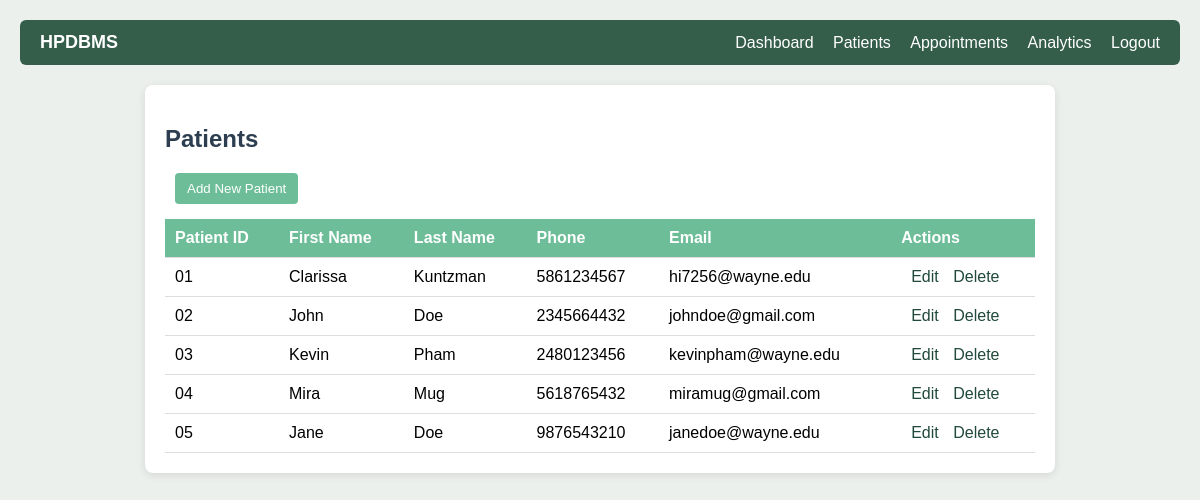
The app's page /patients (signed in) with its own data.
### tables this page shows
CREATE TABLE patients (
    id INTEGER PRIMARY KEY AUTOINCREMENT,
    patient_id TEXT,
    first_name TEXT,
    last_name TEXT,
    phone TEXT,
    email TEXT
);

### app.py (the view)
@app.route("/patients")
@role_required(["admin", "staff"])
def patients():
    conn = get_db()
    patients = conn.execute("SELECT * FROM patients").fetchall()
    return render_template("patients.html", patients=patients, role=session.get("role"))

### app.py (called while the page is built)
def get_db():
    conn = sqlite3.connect("healthcare.db")
    conn.row_factory = sqlite3.Row
    return conn

def role_required(roles):
    def wrapper(fn):
        @wraps(fn)
        def decorated(*args, **kwargs):
            if "user" not in session:
                return redirect("/")
            if session.get("role") not in roles:
                return "Access Denied", 403
            return fn(*args, **kwargs)
        return decorated
    return wrapper

### templates/patients.html (shortened to what this page needs)
<!DOCTYPE html>
<html>
<head>
    <link rel="stylesheet" href="{{ url_for('static', filename='style.css') }}">
</head>
<body>
<div class="topnav">
    <div class="logo">HPDBMS</div>
    <div class="links">
        <a href="{{ url_for('dashboard') }}">Dashboard</a>
        <a href="{{ url_for('patients') }}">Patients</a>
        <a href="{{ url_for('appointments') }}">Appointments</a>
        <a href="{{ url_for('analytics') }}">Analytics</a>
        <a href="/">Logout</a>
    </div>
</div>
<div class="container">
<h2>Patients</h2>
<a href="{{ url_for('add_patient_page') }}">
  <button>Add New Patient</button>
</a>
<table>
  <tr>
    <th>Patient ID</th>
    <th>First Name</th>
    <th>Last Name</th>
    <th>Phone</th>
    <th>Email</th>
    <th>Actions</th>
  </tr>
  {% for p in patients %}
  <tr>
    <td>{{ p.patient_id }}</td>
    <td>{{ p.first_name }}</td>
    <td>{{ p.last_name }}</td>
    <td>{{ p.phone }}</td>
    <td>{{ p.email }}</td>
    <td>
      {% if role == 'admin' %}
        <a href="/edit_patient/{{ p.id }}">Edit</a>
        <a href="/delete_patient/{{ p.id }}">Delete</a>
      {% endif %}
    </td>
  </tr>
  {% endfor %}
</table>
</div>
</body>
</html>

### static/style.css (style rules this page uses)
body { font-family: Arial, sans-serif; background-color: #ebf0ed; margin: 0; padding: 20px; }
h2 { color: #2c3e50; }
.container { max-width: 75%; margin: auto; margin-bottom: 20px; background: white; padding: 20px; border-radius: 8px; box-shadow: 0 2px 8px rgba(0,0,0,0.1); }
button { padding: 8px 12px; background-color: #6dbe98; color: white; border: none; border-radius: 4px; cursor: pointer; }
a { margin-left: 10px; text-decoration: none; color: #21493d; }
.topnav { background-color: #345e4a; padding: 12px 20px; display: flex; justify-content: space-between; align-items: center; border-radius: 6px; margin-bottom: 20px; }
.topnav .logo { color: white; font-size: 18px; font-weight: bold; }
.topnav .links a { color: white; margin-left: 15px; text-decoration: none; font-weight: 500; }
table { width: 100%; border-collapse: collapse; margin-top: 15px; }
th, td { padding: 10px; border-bottom: 1px solid #ddd; text-align: left; }
th { background-color: #6dbe98; color: white; }

### records on screen
patients: patient_id "01", first_name "Clarissa", last_name "Kuntzman", phone "5861234567", email "hi7256@wayne.edu"
patients: patient_id "02", first_name "John", last_name "Doe", phone "2345664432", email "johndoe@gmail.com"
patients: patient_id "03", first_name "Kevin", last_name "Pham", phone "2480123456", email "kevinpham@wayne.edu"
patients: patient_id "04", first_name "Mira", last_name "Mug", phone "5618765432", email "miramug@gmail.com"
patients: patient_id "05", first_name "Jane", last_name "Doe", phone "9876543210", email "janedoe@wayne.edu"
